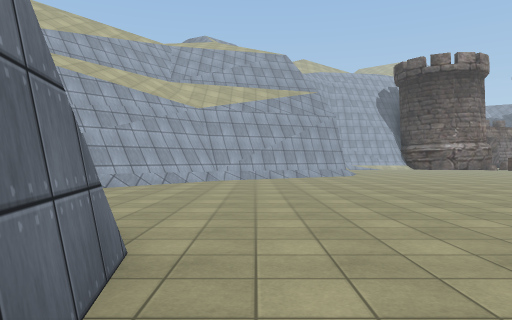
View 1 (above)

17 first-person views from a walk through a Unity game level. The camera is 1.3 m above the floor, looks level and sees 70° across. The floor is counted in squares, 2 m on a side. Each view is taken from the middle of a square. On the plan, view 1 faces up. The plan holds only what a view shows up to about 11 squares ahead; the rest is blank. The place goes on beyond the plan. The player is left out. Some surface patterns are stand-ins.

View 2
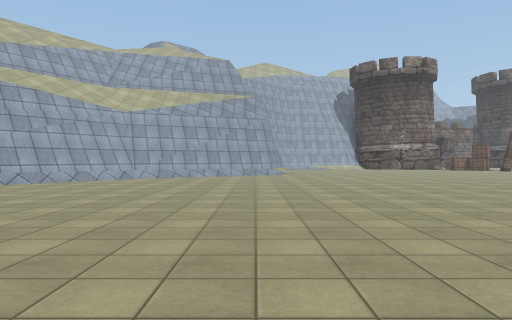

View 3
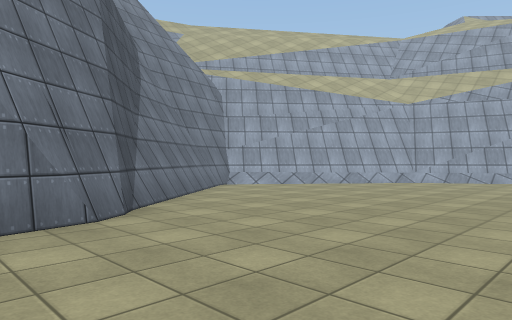

View 4
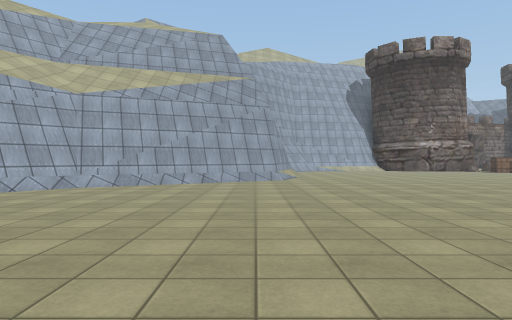

View 5
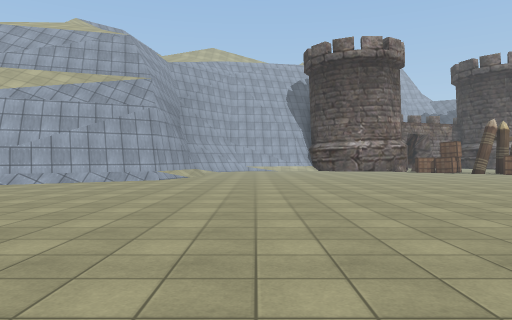

View 6
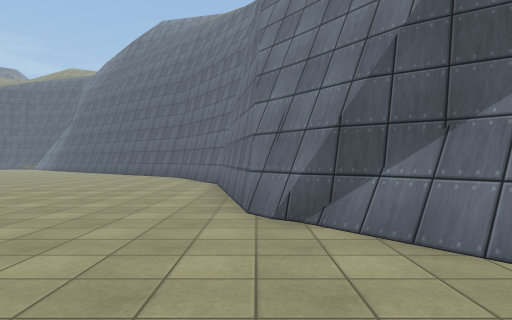

View 7
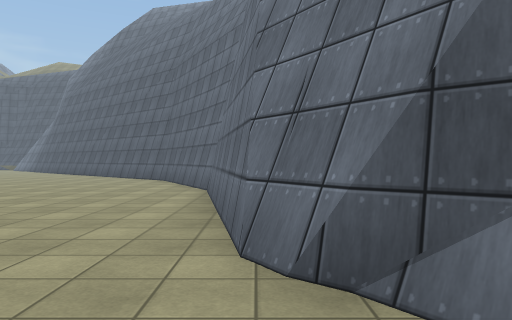

View 8
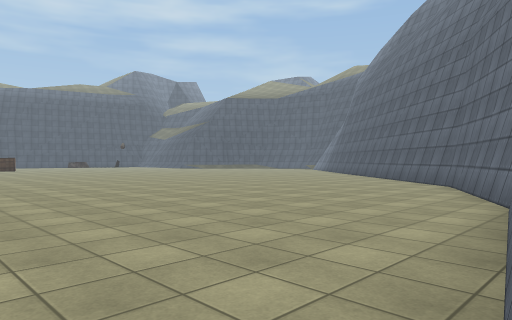

View 9
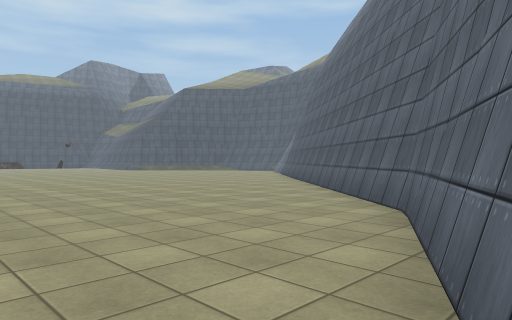

View 10
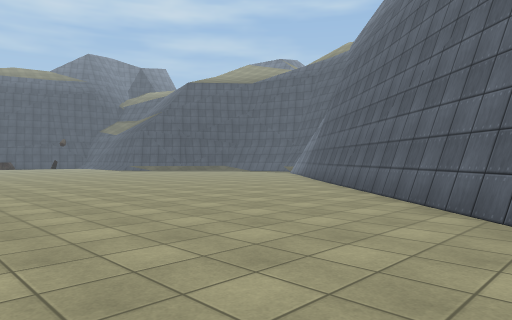

View 11
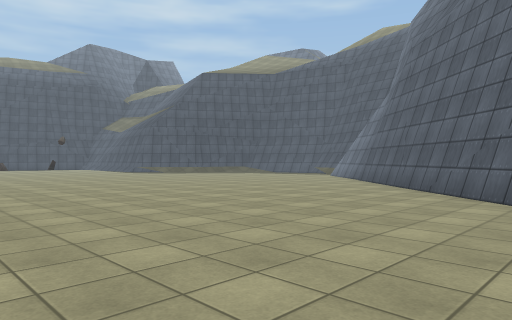

View 12
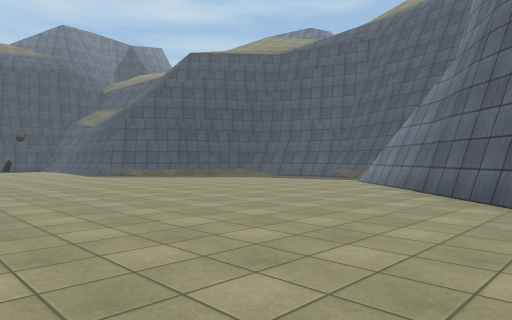

View 13
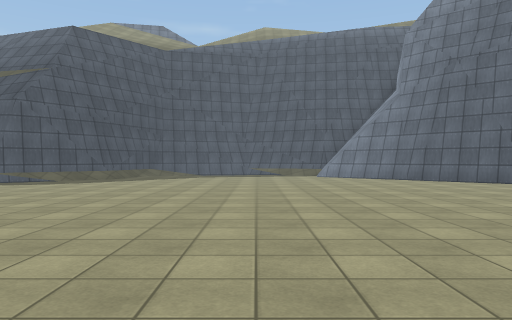

View 14
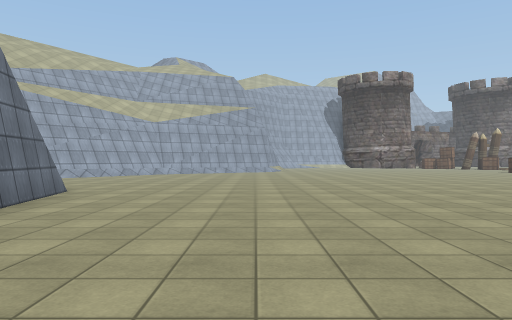

View 15
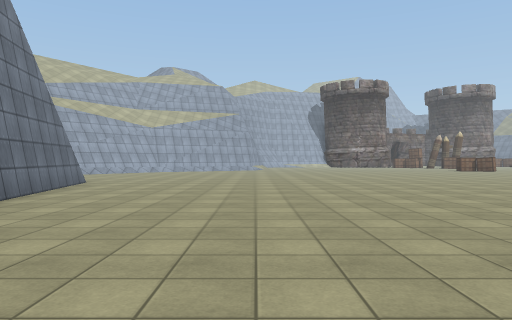

View 16
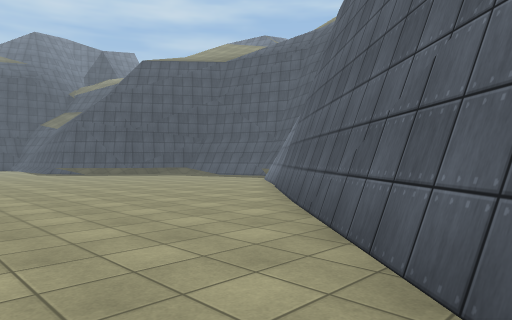

View 17
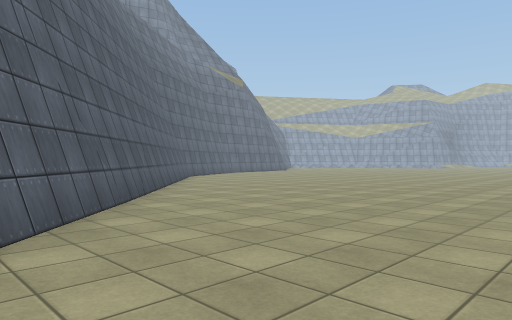

### Floor plan
Points are (right, up) in squares from view 1. A wall is a line through its corners. A room is listed if a view was taken in it or the views show most of it. See-through windows are left out.
Room 1 (views 1, 2, 3, 4, 5, 6, 7, 8, 9, 10, 11, 12, 13, 14, 15, 16, 17)
walls: (8.7, -12.9) (10.7, -14.7); (11.4, -14.2) (11.7, -14.6); (11.2, -14.2) (11.6, -14.8); (1.9, -6.7) (11.6, -15.2); (10.7, -14.6) (11.1, -15.2); (-0.1, -2.7) (2, -7); (22.9, -14.1) (23.4, -13.6); (10.9, -15) (11.7, -15.6); (-1.4, 2.6) (-0.9, 1.9); (-1.8, 3.1) (-1.5, 2.7); (-2.6, 3.9) (-1.5, 3.1); (2, 14.1) (-1.2, 12); (1.6, 14) (0.8, 13.5); (0.5, 13.2) (-1.5, 12.3) (-4.5, 8.6); (0.6, 13.4) (0.1, 13.1); (-0.2, 12.7) (-1.4, 12.2) (-4.5, 8.4); (-4.2, 6.6) (-0.9, 2.3) (0, -2.7); (-4.4, 6.6) (-2.1, 3.5)
low walls: (22.9, -13.8) (23.3, -13.5); (-0.8, 12.2) (-1.3, 12) (-4.1, 8.4)

Positions as (right, up) in squares from view 1, and headings:
1: (0, 0), facing up
2: (3, -1), facing up
3: (3, 1), facing up-left
4: (3, 3), facing up
5: (7, 3), facing up
6: (-1, 7), facing down
7: (-1, 5), facing down
8: (-1, 3), facing down-right
9: (0, -2), facing down-right
10: (2, -3), facing down-right
11: (5, -4), facing down-right
12: (8, -7), facing down-right
13: (16, -3), facing down
14: (3, -5), facing up
15: (4, -8), facing up
16: (5, -8), facing down-right
17: (14, -15), facing up-left
